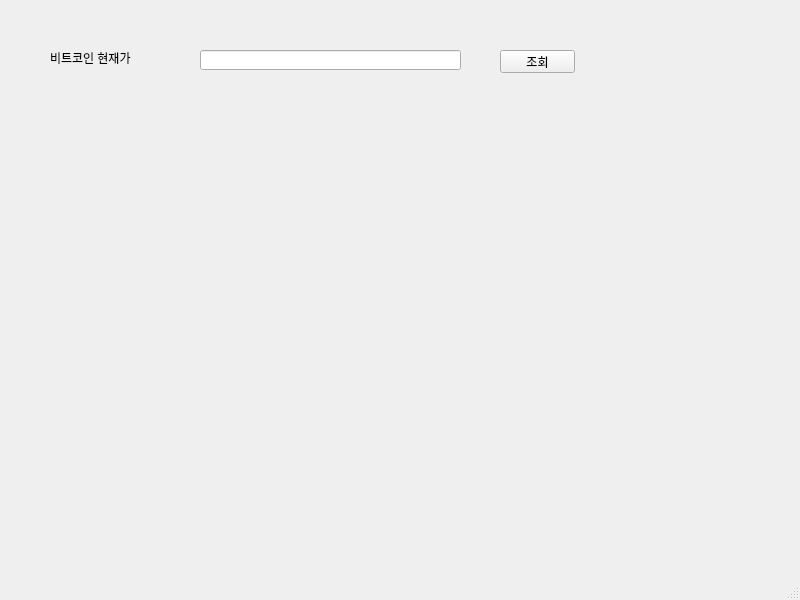
<?xml version="1.0" encoding="UTF-8"?>
<ui version="4.0">
 <class>mainWindow</class>
 <widget class="QMainWindow" name="mainWindow">
  <property name="geometry">
   <rect>
    <x>0</x>
    <y>0</y>
    <width>800</width>
    <height>600</height>
   </rect>
  </property>
  <property name="windowTitle">
   <string>MainWindow</string>
  </property>
  <widget class="QWidget" name="centralwidget">
   <widget class="QLabel" name="label">
    <property name="geometry">
     <rect>
      <x>50</x>
      <y>50</y>
      <width>121</width>
      <height>16</height>
     </rect>
    </property>
    <property name="text">
     <string>비트코인 현재가</string>
    </property>
   </widget>
   <widget class="QLineEdit" name="lineEdit">
    <property name="geometry">
     <rect>
      <x>200</x>
      <y>50</y>
      <width>261</width>
      <height>20</height>
     </rect>
    </property>
   </widget>
   <widget class="QPushButton" name="pushButton">
    <property name="geometry">
     <rect>
      <x>500</x>
      <y>50</y>
      <width>75</width>
      <height>23</height>
     </rect>
    </property>
    <property name="text">
     <string>조회</string>
    </property>
   </widget>
  </widget>
  <widget class="QMenuBar" name="menubar">
   <property name="geometry">
    <rect>
     <x>0</x>
     <y>0</y>
     <width>800</width>
     <height>21</height>
    </rect>
   </property>
  </widget>
  <widget class="QStatusBar" name="statusbar"/>
 </widget>
 <resources/>
 <connections/>
</ui>
